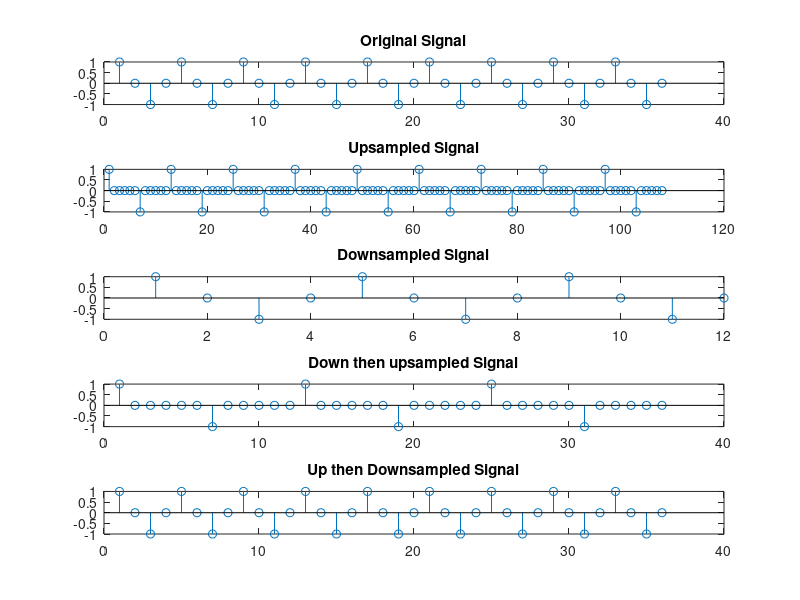

MATLAB code to generate this figure:
n=-15:20;
x=sin(2*pi*0.25*n);
subplot(511)
stem(x);
title('Original Signal')
x1=upsample(x,3);
subplot(512)
stem(x1);
title('Upsampled Signal')
x2=downsample(x,3);
subplot(513)
stem(x2);
title('Downsampled Signal')
x3=upsample(x2,3);
subplot(514)
stem(x3);
title('Down then upsampled Signal')
x4=downsample(x1,3);
subplot(515)
stem(x4);
title('Up then Downsampled Signal')